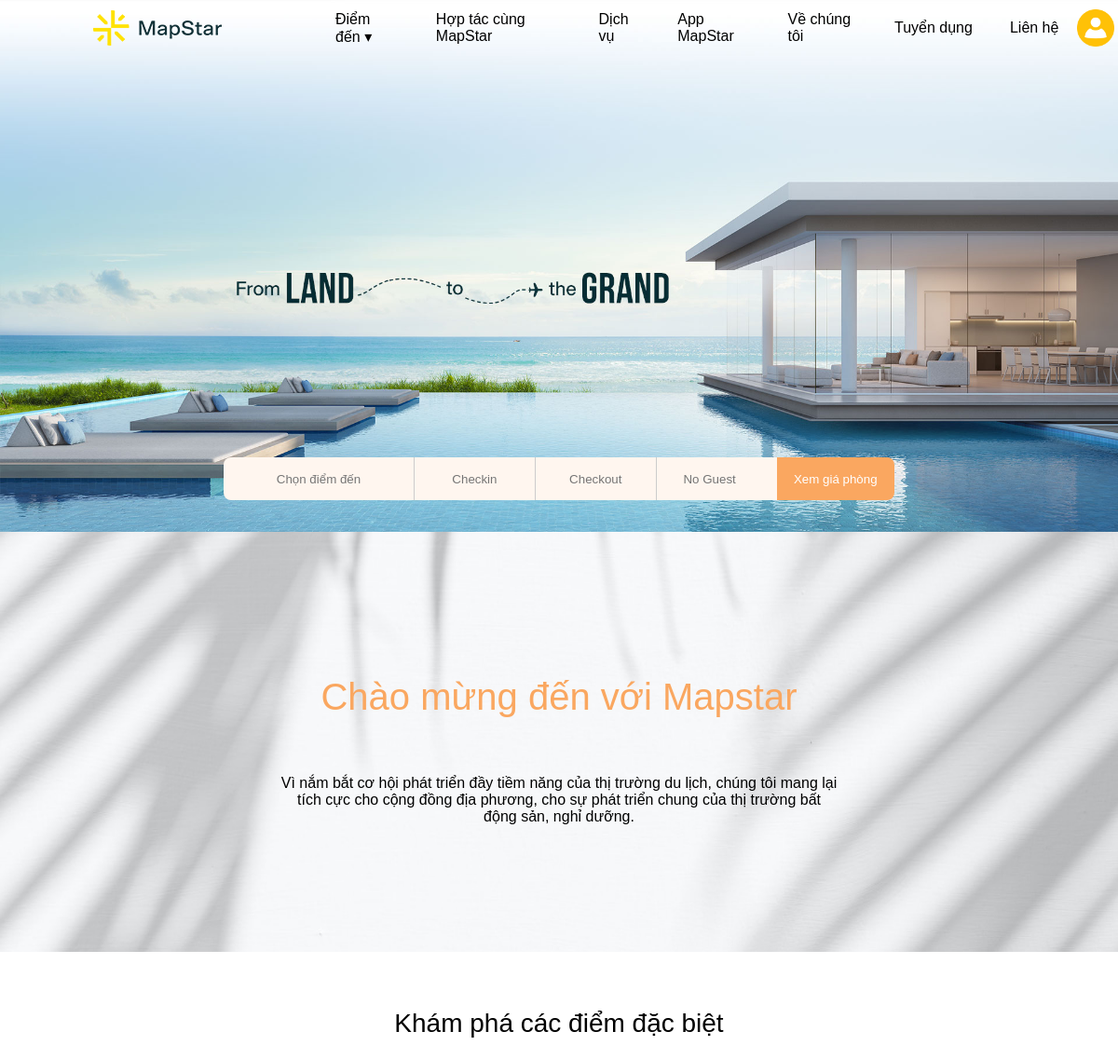
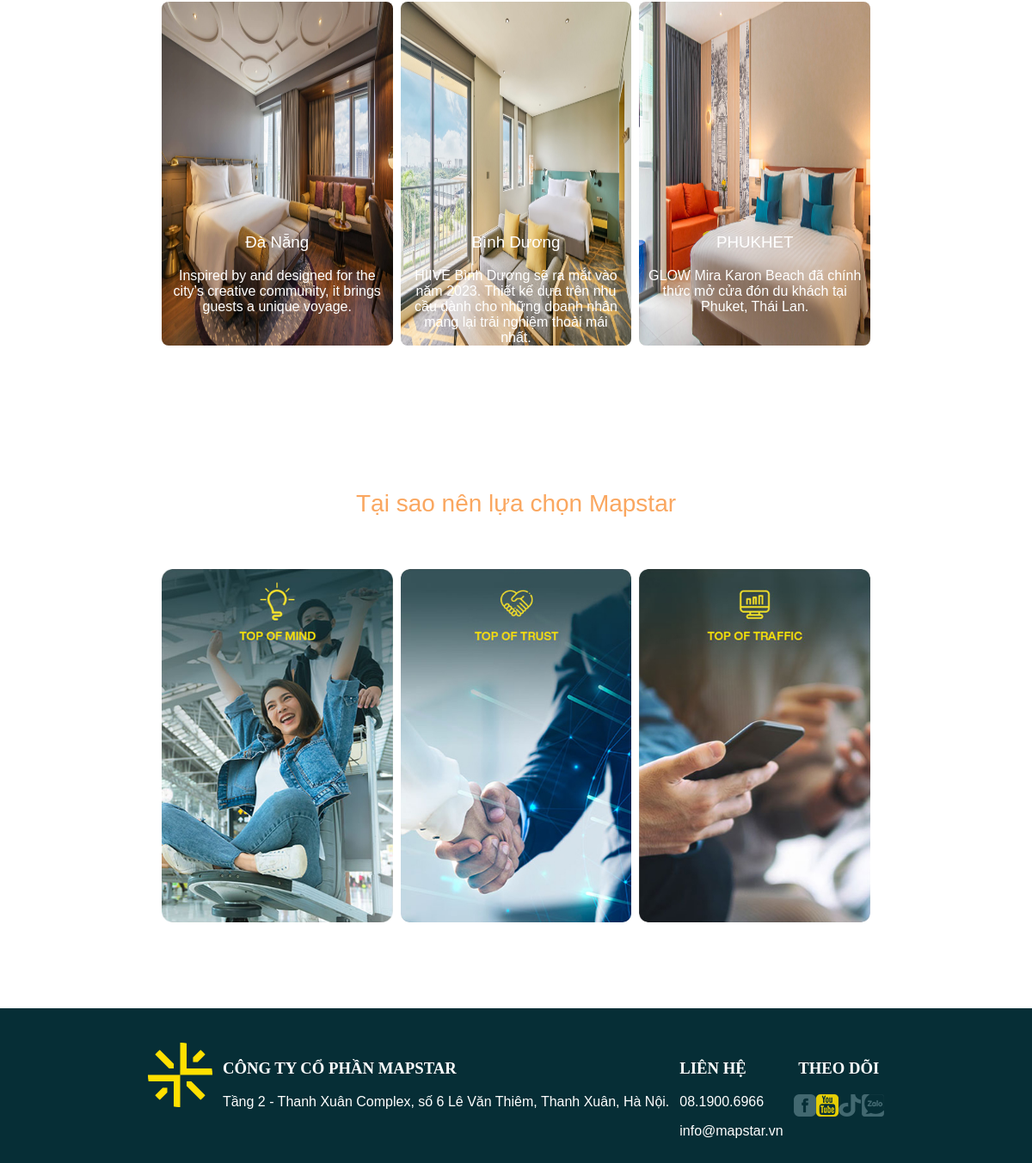
The page / on the database its author committed (2 pictures, top to bottom).
### ms_destination/models.py (models this page shows, shortened)
class MsDestination(models.Model):
  name = models.CharField(max_length=100, null=False)
  description = models.TextField(null=False)
  background = models.ImageField(upload_to='images/')
  company = models.ForeignKey(MsCompany, on_delete=models.SET_NULL, null=True, blank=True)

### ms_dashboard/views.py (the view)
# urls.py: path('', include("ms_dashboard.urls")),
def ms_dashboard(request):
    context = {}
    destinations = MsDestination.objects.all().order_by('id')
    properties = MsProperty.objects.all().order_by('id')
    context.update({
        'destinations': destinations,
        'properties': properties,
    })
    return render(request, 'ms_dashboard.html', context)

### ms_dashboard/templates/ms_dashboard.html (shortened to what this page needs)
{% extends 'ms_master.html' %}
{% load static %}
{% block body %}
<div class="slideshow-container">
    <div class="mySlides fade">
        <img src="{% static 'images/banner-2.jpg' %}" style="width:100%">
    </div>
    <div class="form-booking-container">
        <form id="booking-form" class="booking-form" action="" method="POST">
            <div class="locations">
                <input class="location" id="location" name="location" type="text" placeholder="Chọn điểm đến"
                       aria-label="Location" required readonly>
            </div>
            <input class="checkin js_date_picker" id="checkin" name="checkin" type="text" placeholder="Checkin"
                   aria-label="Checkin"
                   readonly>
            <input class="checkout js_date_picker" id="checkout" name="checkout" type="text" placeholder="Checkout"
                   aria-label="Checkout" readonly>
            <input class="no_guest" id="no_guest" name="no_guest" type="number" placeholder="No Guest"
                   aria-label="No Guest">
            <input class="submit" type="submit" value="Xem giá phòng"/>
        </form>
    </div>
    <section class="section-intro" id="intro">
        <div class="intro-content">
            <h1>Chào mừng đến với Mapstar</h1>
            <p>Vì nắm bắt cơ hội phát triển đầy tiềm năng của thị trường du lịch,
                chúng tôi mang lại tích cực cho cộng đồng địa phương,
                cho sự phát triển chung của thị trường bất động sản, nghỉ dưỡng.</p>
        </div>
    </section>
    <div class="special-places-slider">
        <h2 class="slider-title">Khám phá các điểm đặc biệt</h2>
        <div class="slider-container">
            <ul id="item-container">
                <div class="btns" id="previous">
                </div>
                {% for destination in destinations %}
                {% if forloop.counter < 4 %}
                <li class="slider-item-active" data-destination-id="{{destination.id}}">
                    <div>
                        <img class="slider-image" src="{{destination.background.url}}" alt="Slider">
                        <div class="item-content">
                            <h3>{{destination.name}}</h3>
                            <p class="title">{{destination.description}}</p>
                        </div>
                    </div>
                </li>
                {% endif %}
                {% endfor %}
                <div class="btns" id="next">
                </div>
            </ul>
        </div>
    </div>
    <div class="box-section">
        <h2 class="box-section-title">Tại sao nên lựa chọn Mapstar</h2>
        <div class="box-section-container">
            <div class="btns">
            </div>
            <div class="box-section-image">
                <img src="{% static 'images/tamnhin_1.jpg' %}" alt="Image">
            </div>
            <div class="box-section-image">
                <img src="{% static 'images/tamnhin_2.jpg' %}" alt="Image">
            </div>
            <div class="box-section-image">
                <img src="{% static 'images/tamnhin_3.jpg' %}" alt="Image">
            </div>
            <div class="btns">
            </div>
        </div>
    </div>
</div>
{% endblock %}

### ms_dashboard/static/css/ms_dashboard.css (style rules this page uses)
:root { --navbar-height: 60px; --nav-background-color: rgb(239, 173, 116); --margin-rl-width: 160px; --destination-image-height: 400px; --submenu-top-spacing: 58px }
html { height: 100%; }
body { margin: 0; font-family: Montserrat-Regular, Montserrat-Bold, "Kokomo Breeze", sans-serif; }
.mySlides { display: block; }
img { vertical-align: middle; }
.slideshow-container { height: auto; position: relative; margin: auto; }
.fade { animation-name: fade; animation-duration: 1.5s; }
.form-booking-container { position: absolute; width: 100%; margin-top: -80px; display: flex; justify-content: center; text-align: center; }
.booking-form { display: flex; justify-content: center; height: 100%; width: 60%; }
.booking-form > input { width: 20%; border: 0; outline: none; text-align: center; color: #4a4a4a; caret-color: #4a4a4a; background-color: #FFF6EF; cursor: pointer; }
#location { height: 44px; min-width: 200px; border: 0; outline: none; text-align: center; color: #4a4a4a; caret-color: #4a4a4a; background-color: #FFF6EF; cursor: pointer; border-top-left-radius: 8px; border-bottom-left-radius: 8px; }
#checkin, #checkout, #no_guest { border-left: 1px solid #cccccc; }
.booking-form .submit { background-color: #FAA760; color: #fff; border-top-right-radius: 8px; border-bottom-right-radius: 8px; }
.section-intro { background: url("/static/images/homepage_background.jpg"); background-size: 100% 150%; background-repeat: no-repeat; margin-bottom: var(--navbar-height); }
.intro-content { width: 600px; margin: 0 auto; padding: 120px 0; text-align: center; }
.intro-content > h1 { font-size: 40px; color: #FAA760; margin-bottom: var(--navbar-height); }
.special-places-slider { height: 600px; color: #FAA760; margin-left: 120px; margin-right: 120px; }
.special-places-slider > h2 { font-size: 28px; color: #000000; }
h1, h2, h3 { text-align: center; font-weight: 500; line-height: 1.2; }
.slider-container { height: 100%; }
#item-container { display: flex; justify-content: space-evenly; height: 100%; padding: 0; }
.slider-item-active { display: block; width: 28%; cursor: pointer; list-style-type: none; opacity: 1; }
.slider-image { height: 400px; width: 100%; border-radius: 8px; }
.item-content { position: relative; top: -150px; text-align: center; color: #ffffff; }
.item-content > .title { padding: 0 10px 0 10px; }
.btns { display: flex; align-items: center; width: 50px; height: 400px; top: 50%; margin-top: -25px; line-height: 57px; text-align: center; cursor: pointer; z-index: 100; -webkit-user-select: none; -moz-user-select: none; -khtml-user-select: none; -ms-user-select: none; -webkit-transition: all 0.1s ease; -moz-transition: all 0.1s ease; -o-transition: all 0.1s ease; -ms-transition: all 0.1s ease; transition: all 0.1s ease; }
.box-section { height: auto; margin-left: 120px; margin-right: 120px; margin-bottom: 100px; }
.box-section > h2 { color: #FAA760; margin-bottom: var(--navbar-height); font-size: 28px; }
.box-section-container { display: flex; justify-content: space-evenly; height: 100%; }
.box-section-image { height: 100%; width: 28%; }
.box-section-image > img { width: 100%; height: 100%; border-radius: 10px; }

### rows shown on the page
MsDestination: background (picture), name "Đà Nẵng", description "Inspired by and designed for the city’s creative community, it brings guests a unique voyage."
MsDestination: background (picture), name "Bình Dương", description "HIIVE Bình Dương sẽ ra mắt vào năm 2023. Thiết kế dựa trên nhu cầu dành cho những doanh nhân mang lại trải nghiệm thoải mái nhất."
MsDestination: background (picture), name "PHUKHET", description "GLOW Mira Karon Beach đã chính thức mở cửa đón du khách tại Phuket, Thái Lan."
